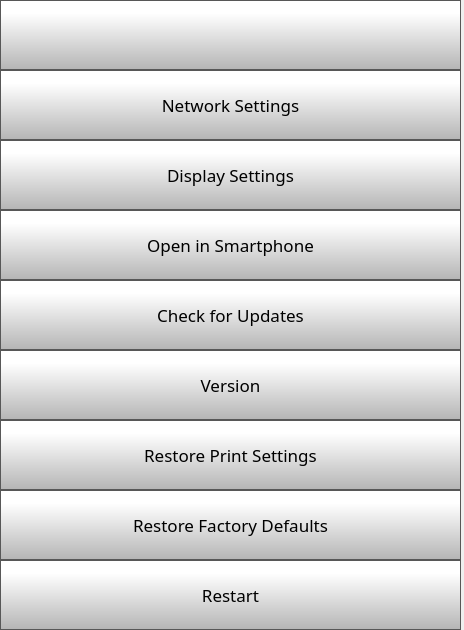
      <widget class="QWidget" name="scrollAreaWidgetContents">
       <property name="geometry">
        <rect>
         <x>0</x>
         <y>0</y>
         <width>464</width>
         <height>630</height>
        </rect>
       </property>
       <layout class="QVBoxLayout" name="verticalLayout">
        <property name="spacing">
         <number>0</number>
        </property>
        <property name="leftMargin">
         <number>0</number>
        </property>
        <property name="topMargin">
         <number>0</number>
        </property>
        <property name="rightMargin">
         <number>3</number>
        </property>
        <property name="bottomMargin">
         <number>0</number>
        </property>
        <item>
         <widget class="QPushButton" name="settingsBackButton">
          <property name="minimumSize">
           <size>
            <width>0</width>
            <height>70</height>
           </size>
          </property>
          <property name="font">
           <font>
            <family>Gotham Light</family>
            <pointsize>9</pointsize>
           </font>
          </property>
          <property name="contextMenuPolicy">
           <enum>Qt::NoContextMenu</enum>
          </property>
          <property name="styleSheet">
           <string notr="true">QPushButton {
     border: 1px solid rgb(87, 87, 87);
	background-color: qlineargradient(spread:pad, x1:0, y1:1, x2:0, y2:0.188, stop:0 rgba(180, 180, 180, 255), stop:1 rgba(255, 255, 255, 255));


}

QPushButton:pressed {
    background-color: qlineargradient(x1: 0, y1: 0, x2: 0, y2: 1,
                                      stop: 0 #dadbde, stop: 1 #f6f7fa);
}

QPushButton:flat {
    border: none; /* no border for a flat push button */
}

QPushButton:default {
    border-color: navy; /* make the default button prominent */
}</string>
          </property>
          <property name="text">
           <string/>
          </property>
          <property name="icon">
           <iconset>
            <normaloff>templates/img/arrows-4.png</normaloff>templates/img/arrows-4.png</iconset>
          </property>
          <property name="iconSize">
           <size>
            <width>50</width>
            <height>50</height>
           </size>
          </property>
          <property name="checkable">
           <bool>false</bool>
          </property>
          <property name="autoDefault">
           <bool>false</bool>
          </property>
          <property name="default">
           <bool>false</bool>
          </property>
          <property name="flat">
           <bool>false</bool>
          </property>
         </widget>
        </item>
        <item>
         <widget class="QPushButton" name="networkSettingsButton">
          <property name="minimumSize">
           <size>
            <width>0</width>
            <height>70</height>
           </size>
          </property>
          <property name="font">
           <font>
            <family>Gotham</family>
            <pointsize>13</pointsize>
           </font>
          </property>
          <property name="contextMenuPolicy">
           <enum>Qt::NoContextMenu</enum>
          </property>
          <property name="styleSheet">
           <string notr="true">QPushButton {
     border: 1px solid rgb(87, 87, 87);
	background-color: qlineargradient(spread:pad, x1:0, y1:1, x2:0, y2:0.188, stop:0 rgba(180, 180, 180, 255), stop:1 rgba(255, 255, 255, 255));


}

QPushButton:pressed {
    background-color: qlineargradient(x1: 0, y1: 0, x2: 0, y2: 1,
                                      stop: 0 #dadbde, stop: 1 #f6f7fa);
}

QPushButton:flat {
    border: none; /* no border for a flat push button */
}

QPushButton:default {
    border-color: navy; /* make the default button prominent */
}

QPushButton:focus {
	outline: none;
}</string>
          </property>
          <property name="text">
           <string>Network Settings</string>
          </property>
          <property name="iconSize">
           <size>
            <width>40</width>
            <height>40</height>
           </size>
          </property>
         </widget>
        </item>
        <item>
         <widget class="QPushButton" name="displaySettingsButton">
          <property name="minimumSize">
           <size>
            <width>0</width>
            <height>70</height>
           </size>
          </property>
          <property name="font">
           <font>
            <family>Gotham</family>
            <pointsize>13</pointsize>
           </font>
          </property>
          <property name="contextMenuPolicy">
           <enum>Qt::NoContextMenu</enum>
          </property>
          <property name="styleSheet">
           <string notr="true">QPushButton {
     border: 1px solid rgb(87, 87, 87);
	background-color: qlineargradient(spread:pad, x1:0, y1:1, x2:0, y2:0.188, stop:0 rgba(180, 180, 180, 255), stop:1 rgba(255, 255, 255, 255));


}

QPushButton:pressed {
    background-color: qlineargradient(x1: 0, y1: 0, x2: 0, y2: 1,
                                      stop: 0 #dadbde, stop: 1 #f6f7fa);
}

QPushButton:flat {
    border: none; /* no border for a flat push button */
}

QPushButton:default {
    border-color: navy; /* make the default button prominent */
}

QPushButton:focus {
	outline: none;
}</string>
          </property>
          <property name="text">
           <string>Display Settings</string>
          </property>
          <property name="iconSize">
           <size>
            <width>40</width>
            <height>40</height>
           </size>
          </property>
         </widget>
        </item>
        <item>
         <widget class="QPushButton" name="pairPhoneButton">
          <property name="minimumSize">
           <size>
            <width>0</width>
            <height>70</height>
           </size>
          </property>
          <property name="font">
           <font>
            <family>Gotham</family>
            <pointsize>13</pointsize>
           </font>
          </property>
          <property name="contextMenuPolicy">
           <enum>Qt::NoContextMenu</enum>
          </property>
          <property name="styleSheet">
           <string notr="true">QPushButton {
     border: 1px solid rgb(87, 87, 87);
	background-color: qlineargradient(spread:pad, x1:0, y1:1, x2:0, y2:0.188, stop:0 rgba(180, 180, 180, 255), stop:1 rgba(255, 255, 255, 255));


}

QPushButton:pressed {
    background-color: qlineargradient(x1: 0, y1: 0, x2: 0, y2: 1,
                                      stop: 0 #dadbde, stop: 1 #f6f7fa);
}

QPushButton:flat {
    border: none; /* no border for a flat push button */
}

QPushButton:default {
    border-color: navy; /* make the default button prominent */
}

QPushButton:focus {
	outline: none;
}</string>
          </property>
          <property name="text">
           <string>Open in Smartphone</string>
          </property>
          <property name="iconSize">
           <size>
            <width>40</width>
            <height>40</height>
           </size>
          </property>
         </widget>
        </item>
        <item>
         <widget class="QPushButton" name="OTAButton">
          <property name="minimumSize">
           <size>
            <width>0</width>
            <height>70</height>
           </size>
          </property>
          <property name="font">
           <font>
            <family>Gotham</family>
            <pointsize>13</pointsize>
           </font>
          </property>
          <property name="contextMenuPolicy">
           <enum>Qt::NoContextMenu</enum>
          </property>
          <property name="styleSheet">
           <string notr="true">QPushButton {
     border: 1px solid rgb(87, 87, 87);
	background-color: qlineargradient(spread:pad, x1:0, y1:1, x2:0, y2:0.188, stop:0 rgba(180, 180, 180, 255), stop:1 rgba(255, 255, 255, 255));


}

QPushButton:pressed {
    background-color: qlineargradient(x1: 0, y1: 0, x2: 0, y2: 1,
                                      stop: 0 #dadbde, stop: 1 #f6f7fa);
}

QPushButton:flat {
    border: none; /* no border for a flat push button */
}

QPushButton:default {
    border-color: navy; /* make the default button prominent */
}

QPushButton:focus {
	outline: none;
}</string>
          </property>
          <property name="text">
           <string>Check for Updates</string>
          </property>
          <property name="iconSize">
           <size>
            <width>40</width>
            <height>40</height>
           </size>
          </property>
         </widget>
        </item>
        <item>
         <widget class="QPushButton" name="versionButton">
          <property name="minimumSize">
           <size>
            <width>0</width>
            <height>70</height>
           </size>
          </property>
          <property name="font">
           <font>
            <family>Gotham</family>
            <pointsize>13</pointsize>
           </font>
          </property>
          <property name="contextMenuPolicy">
           <enum>Qt::NoContextMenu</enum>
          </property>
          <property name="styleSheet">
           <string notr="true">QPushButton {
     border: 1px solid rgb(87, 87, 87);
	background-color: qlineargradient(spread:pad, x1:0, y1:1, x2:0, y2:0.188, stop:0 rgba(180, 180, 180, 255), stop:1 rgba(255, 255, 255, 255));


}

QPushButton:pressed {
    background-color: qlineargradient(x1: 0, y1: 0, x2: 0, y2: 1,
                                      stop: 0 #dadbde, stop: 1 #f6f7fa);
}

QPushButton:flat {
    border: none; /* no border for a flat push button */
}

QPushButton:default {
    border-color: navy; /* make the default button prominent */
}

QPushButton:focus {
	outline: none;
}</string>
          </property>
          <property name="text">
           <string>Version</string>
          </property>
          <property name="iconSize">
           <size>
            <width>40</width>
            <height>40</height>
           </size>
          </property>
         </widget>
        </item>
        <item>
         <widget class="QPushButton" name="restorePrintSettingsButton">
          <property name="minimumSize">
           <size>
            <width>0</width>
            <height>70</height>
           </size>
          </property>
          <property name="font">
           <font>
            <family>Gotham</family>
            <pointsize>13</pointsize>
           </font>
          </property>
          <property name="contextMenuPolicy">
           <enum>Qt::NoContextMenu</enum>
          </property>
          <property name="styleSheet">
           <string notr="true">QPushButton {
     border: 1px solid rgb(87, 87, 87);
	background-color: qlineargradient(spread:pad, x1:0, y1:1, x2:0, y2:0.188, stop:0 rgba(180, 180, 180, 255), stop:1 rgba(255, 255, 255, 255));


}

QPushButton:pressed {
    background-color: qlineargradient(x1: 0, y1: 0, x2: 0, y2: 1,
                                      stop: 0 #dadbde, stop: 1 #f6f7fa);
}

QPushButton:flat {
    border: none; /* no border for a flat push button */
}

QPushButton:default {
    border-color: navy; /* make the default button prominent */
}

QPushButton:focus {
	outline: none;
}</string>
          </property>
          <property name="text">
           <string>Restore Print Settings</string>
          </property>
          <property name="iconSize">
           <size>
            <width>40</width>
            <height>40</height>
           </size>
          </property>
         </widget>
        </item>
        <item>
         <widget class="QPushButton" name="restoreFactoryDefaultsButton">
          <property name="minimumSize">
           <size>
            <width>0</width>
            <height>70</height>
           </size>
          </property>
          <property name="font">
           <font>
            <family>Gotham</family>
            <pointsize>13</pointsize>
           </font>
          </property>
          <property name="contextMenuPolicy">
           <enum>Qt::NoContextMenu</enum>
          </property>
          <property name="styleSheet">
           <string notr="true">QPushButton {
     border: 1px solid rgb(87, 87, 87);
	background-color: qlineargradient(spread:pad, x1:0, y1:1, x2:0, y2:0.188, stop:0 rgba(180, 180, 180, 255), stop:1 rgba(255, 255, 255, 255));


}

QPushButton:pressed {
    background-color: qlineargradient(x1: 0, y1: 0, x2: 0, y2: 1,
                                      stop: 0 #dadbde, stop: 1 #f6f7fa);
}

QPushButton:flat {
    border: none; /* no border for a flat push button */
}

QPushButton:default {
    border-color: navy; /* make the default button prominent */
}

QPushButton:focus {
	outline: none;
}</string>
          </property>
          <property name="text">
           <string>Restore Factory Defaults</string>
          </property>
          <property name="iconSize">
           <size>
            <width>40</width>
            <height>40</height>
           </size>
          </property>
         </widget>
        </item>
        <item>
         <widget class="QPushButton" name="restartButton">
          <property name="minimumSize">
           <size>
            <width>0</width>
            <height>70</height>
           </size>
          </property>
          <property name="font">
           <font>
            <family>Gotham</family>
            <pointsize>13</pointsize>
           </font>
          </property>
          <property name="contextMenuPolicy">
           <enum>Qt::NoContextMenu</enum>
          </property>
          <property name="styleSheet">
           <string notr="true">QPushButton {
     border: 1px solid rgb(87, 87, 87);
	background-color: qlineargradient(spread:pad, x1:0, y1:1, x2:0, y2:0.188, stop:0 rgba(180, 180, 180, 255), stop:1 rgba(255, 255, 255, 255));


}

QPushButton:pressed {
    background-color: qlineargradient(x1: 0, y1: 0, x2: 0, y2: 1,
                                      stop: 0 #dadbde, stop: 1 #f6f7fa);
}

QPushButton:flat {
    border: none; /* no border for a flat push button */
}

QPushButton:default {
    border-color: navy; /* make the default button prominent */
}

QPushButton:focus {
	outline: none;
}</string>
          </property>
          <property name="text">
           <string>Restart</string>
          </property>
          <property name="iconSize">
           <size>
            <width>40</width>
            <height>40</height>
           </size>
          </property>
         </widget>
        </item>
       </layout>
      </widget>
